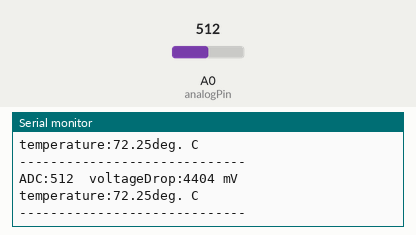
Bench run of a sketch on a simulated Arduino Uno, built with avr-gcc and run on an emulated ATmega328P. Parts: the last lines printed to the serial monitor. The inputs (shaded band) are chosen by the test bench; at power-on: A0 (analogPin) = 512.

Above: at 1.8 s.
1.9 s: A0 (analogPin) set to 716
At 2.9 s:
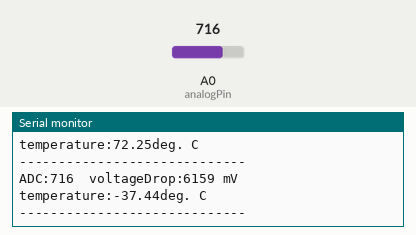
3.4 s: A0 (analogPin) set to 900
At 4.9 s:
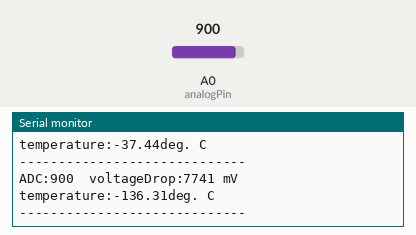
Timing chart, 0 to 6.4 s (numbered marks = the images above; inputs shaded):
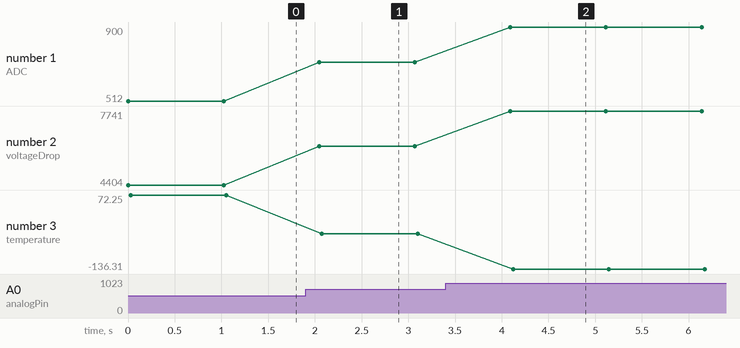

The sketch:

step2_callibrate.ino
```cpp
//pin connected to sensor
const int analogPin = A0;

void setup() {
   Serial.begin(9600);

   //internal reference 1.1V
   //we are measuring very low signal and have only 8bit ADC
   analogReference(INTERNAL);
}

void loop() {

  unsigned int sensorRead = analogRead(analogPin);

  //map ADC value to volatage drop on transistor/diode
  //
  //MAGIC NUMBER 8 - using full range of int, minimize rounding erros
  int voltageDrop = map(sensorRead, 0, 1023, 0, 1100*8);

  //map voltage drop to temperature
  //MAGIC NUMBER 8 - using full range of int, minimize rounding erros

  //range for volatege drop for BC547 transistor
  float temperature = fmap((float)voltageDrop, 715*8, 495*8, -10, 100);

  Serial.print("ADC:");
  Serial.print(sensorRead);

  Serial.print("  voltageDrop:");
  Serial.print(voltageDrop);
  Serial.println(" mV");

  Serial.print("temperature:");
  Serial.print(temperature);
  Serial.println("deg. C");
  Serial.println("-----------------------------");

  delay(1000);
}


//implementation of map() function for float
float fmap(float x, float in_min, float in_max, float out_min, float out_max)
{
  return (x - in_min) * (out_max - out_min) / (in_max - in_min) + out_min;
}
```

Measured:
- after the input at 1.9 s, the serial monitor: prints a new line after 0.14 s (image 1)
- after the input at 3.4 s, the serial monitor: prints a new line after 0.69 s (image 2)
- plotted number 1: 512 → 716 after the input at 1.9 s, 716 → 900 after the input at 3.4 s
- plotted number 2: 4404 → 6159 after the input at 1.9 s, 6159 → 7741 after the input at 3.4 s
- plotted number 3: 72.25 → -37.44 after the input at 1.9 s, -37.44 → -136.31 after the input at 3.4 s
